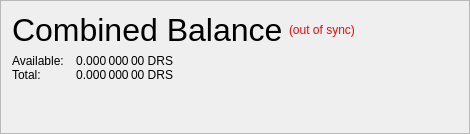
                   <widget class="QFrame" name="frame_CombinedBalances">
                    <property name="minimumSize">
                     <size>
                      <width>470</width>
                      <height>0</height>
                     </size>
                    </property>
                    <property name="frameShape">
                     <enum>QFrame::StyledPanel</enum>
                    </property>
                    <property name="frameShadow">
                     <enum>QFrame::Raised</enum>
                    </property>
                    <layout class="QVBoxLayout" name="verticalLayout_5">
                     <property name="spacing">
                      <number>6</number>
                     </property>
                     <property name="sizeConstraint">
                      <enum>QLayout::SetNoConstraint</enum>
                     </property>
                     <item>
                      <layout class="QHBoxLayout" name="horizontalLayout_5" stretch="0,0,0">
                       <item>
                        <widget class="QLabel" name="label_5z">
                         <property name="minimumSize">
                          <size>
                           <width>0</width>
                           <height>20</height>
                          </size>
                         </property>
                         <property name="font">
                          <font>
                           <pointsize>24</pointsize>
                           <weight>50</weight>
                           <bold>false</bold>
                          </font>
                         </property>
                         <property name="toolTip">
                          <string>Combined Balance (including unconfirmed and immature coins)</string>
                         </property>
                         <property name="text">
                          <string>Combined Balance</string>
                         </property>
                        </widget>
                       </item>
                       <item>
                        <widget class="QLabel" name="labelWalletStatus">
                         <property name="cursor">
                          <cursorShape>WhatsThisCursor</cursorShape>
                         </property>
                         <property name="toolTip">
                          <string>The displayed information may be out of date. Your wallet automatically synchronizes with the Phore network after a connection is established, but this process has not completed yet.</string>
                         </property>
                         <property name="styleSheet">
                          <string notr="true">QLabel { color: red; }</string>
                         </property>
                         <property name="text">
                          <string notr="true">(out of sync)</string>
                         </property>
                         <property name="alignment">
                          <set>Qt::AlignLeading|Qt::AlignLeft|Qt::AlignVCenter</set>
                         </property>
                        </widget>
                       </item>
                       <item>
                        <spacer name="horizontalSpacer_1">
                         <property name="orientation">
                          <enum>Qt::Horizontal</enum>
                         </property>
                         <property name="sizeHint" stdset="0">
                          <size>
                           <width>40</width>
                           <height>20</height>
                          </size>
                         </property>
                        </spacer>
                       </item>
                      </layout>
                     </item>
                     <item>
                      <layout class="QGridLayout" name="gridLayout_3">
                       <property name="horizontalSpacing">
                        <number>12</number>
                       </property>
                       <property name="verticalSpacing">
                        <number>0</number>
                       </property>
                       <item row="1" column="0">
                        <widget class="QLabel" name="labelBalanceTextz">
                         <property name="text">
                          <string>Available:</string>
                         </property>
                        </widget>
                       </item>
                       <item row="1" column="1">
                        <widget class="QLabel" name="labelBalancez">
                         <property name="font">
                          <font>
                           <weight>50</weight>
                           <bold>false</bold>
                          </font>
                         </property>
                         <property name="cursor">
                          <cursorShape>IBeamCursor</cursorShape>
                         </property>
                         <property name="toolTip">
                          <string>Your current spendable balance</string>
                         </property>
                         <property name="text">
                          <string notr="true">0.000 000 00 DRS</string>
                         </property>
                         <property name="alignment">
                          <set>Qt::AlignRight|Qt::AlignTrailing|Qt::AlignVCenter</set>
                         </property>
                         <property name="textInteractionFlags">
                          <set>Qt::LinksAccessibleByMouse|Qt::TextSelectableByKeyboard|Qt::TextSelectableByMouse</set>
                         </property>
                        </widget>
                       </item>
                       <item row="2" column="0">
                        <widget class="QLabel" name="labelTotalTextz">
                         <property name="text">
                          <string>Total:</string>
                         </property>
                        </widget>
                       </item>
                       <item row="2" column="1">
                        <widget class="QLabel" name="labelTotalz">
                         <property name="font">
                          <font>
                           <weight>50</weight>
                           <bold>false</bold>
                          </font>
                         </property>
                         <property name="cursor">
                          <cursorShape>IBeamCursor</cursorShape>
                         </property>
                         <property name="toolTip">
                          <string>Total Balance, including all unavailable coins.</string>
                         </property>
                         <property name="text">
                          <string notr="true">0.000 000 00 DRS</string>
                         </property>
                         <property name="alignment">
                          <set>Qt::AlignRight|Qt::AlignTrailing|Qt::AlignVCenter</set>
                         </property>
                         <property name="textInteractionFlags">
                          <set>Qt::LinksAccessibleByMouse|Qt::TextSelectableByKeyboard|Qt::TextSelectableByMouse</set>
                         </property>
                        </widget>
                       </item>
                       <item row="2" column="3">
                        <spacer name="horizontalSpacer_2">
                         <property name="orientation">
                          <enum>Qt::Horizontal</enum>
                         </property>
                         <property name="sizeHint" stdset="0">
                          <size>
                           <width>40</width>
                           <height>0</height>
                          </size>
                         </property>
                        </spacer>
                       </item>
                      </layout>
                     </item>
                     <item>
                      <spacer name="verticalSpacer_1">
                       <property name="orientation">
                        <enum>Qt::Vertical</enum>
                       </property>
                       <property name="sizeHint" stdset="0">
                        <size>
                         <width>20</width>
                         <height>40</height>
                        </size>
                       </property>
                      </spacer>
                     </item>
                    </layout>
                   </widget>
